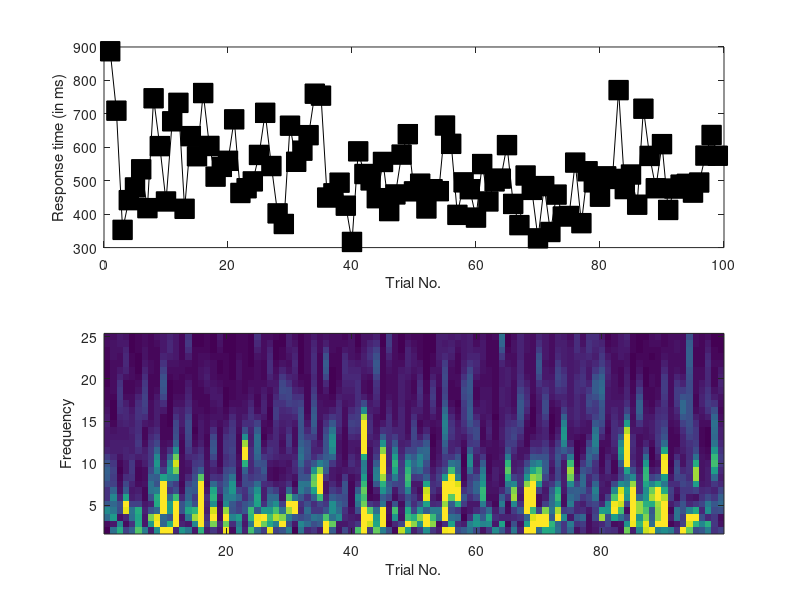
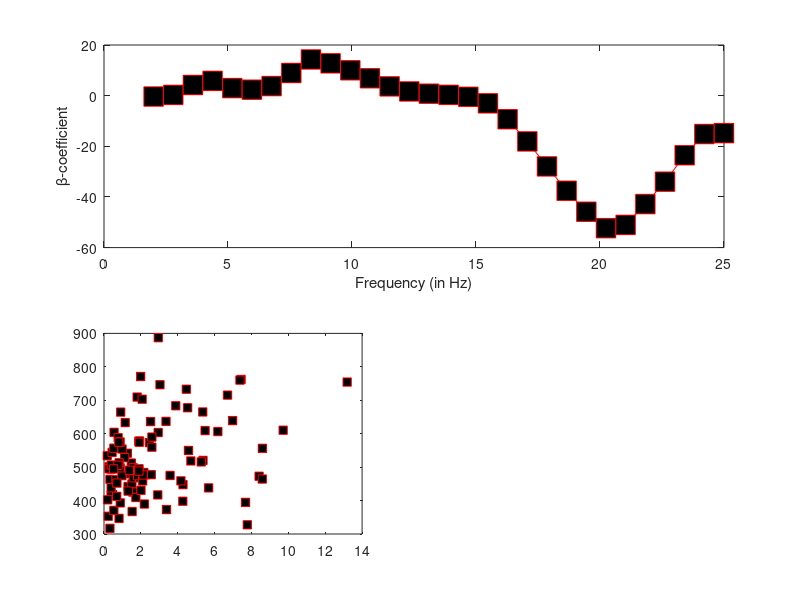

Write the MATLAB code that produced these figures, in order. (Note: this script raises an error after producing the figures.)
% loading the EEG data file
load EEG_RT_data.mat
N = length(rts);

% plotting the data
figure(1), clf
subplot(211)
plot(rts,'ks-','markersize',14,'markerfacecolor','k')
xlabel('Trial No.'), ylabel('Response time (in ms)')

subplot(212)
imagesc(1:N,frex,EEGdata)
axis xy
xlabel('Trial No.'), ylabel('Frequency')
set(gca,'clim',[0 10])

%% Section for the creation of least square model and fitting of the EEG data.

% design of matrix
X = [ ones(N-1,1) rts(1:end-1)' EEGdata(9,2:end)' ];

% computing the parameters (evaluation of the coefficient using least square linear algebra equation)
b = (X'*X)\(X'*rts(2:end)')

% interpreting the obtained coefficients
disp([ 'Intercept: ' num2str(b(1)) ' ms' ])
disp([ 'Effect of prev. RT: ' num2str(b(2)*std(rts)) ' ms' ])
disp([ 'Effect of EEG energy: ' num2str(b(3)*std(rts)/std(EEGdata(9,:))) ' ms' ])

%% computing the effect of coefficients over frequencies

b = zeros(size(frex));

for fi=1:length(frex)
    
    % designing the matrix
    X = [ ones(N,1) EEGdata(fi,:)' ];
    
    % parameters computation
    t = (X'*X)\(X'*rts');
    b(fi) = t(2);
end

% plot
figure(2), clf
subplot(211)
plot(frex,b,'rs-','markersize',14,'markerfacecolor','k')
xlabel('Frequency (in Hz)')
ylabel('\beta-coefficient')


% scatterplots at these frequencies
frex2plot = dsearchn(frex',[ 8 20 ]');

for fi=1:2
    subplot(2,2,2+fi)
    
    plot(EEGdata(frex2plot(fi),:),rts,'rs','markerfacecolor','k')
    h=lsline;
    set(h,'linew',2,'color','k')
    
    xlabel('EEG energy'), ylabel('RT')
    title([ 'EEG signal at ' num2str(round(frex(frex2plot(fi)))) ' Hz' ])
end

%% Abhishek Goel